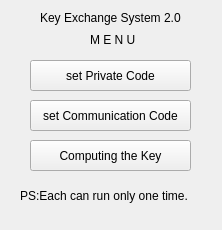
<?xml version="1.0" encoding="UTF-8"?>
<ui version="4.0">
 <class>MainWindow</class>
 <widget class="QMainWindow" name="MainWindow">
  <property name="geometry">
   <rect>
    <x>0</x>
    <y>0</y>
    <width>222</width>
    <height>230</height>
   </rect>
  </property>
  <property name="windowTitle">
   <string>Key Exchange System 2.0</string>
  </property>
  <widget class="QWidget" name="centralWidget">
   <widget class="QPushButton" name="pushButton">
    <property name="geometry">
     <rect>
      <x>30</x>
      <y>60</y>
      <width>161</width>
      <height>31</height>
     </rect>
    </property>
    <property name="text">
     <string>set Private Code</string>
    </property>
   </widget>
   <widget class="QPushButton" name="pushButton_5">
    <property name="geometry">
     <rect>
      <x>30</x>
      <y>100</y>
      <width>161</width>
      <height>31</height>
     </rect>
    </property>
    <property name="text">
     <string>set Communication Code</string>
    </property>
   </widget>
   <widget class="QPushButton" name="pushButton_6">
    <property name="geometry">
     <rect>
      <x>30</x>
      <y>140</y>
      <width>161</width>
      <height>31</height>
     </rect>
    </property>
    <property name="text">
     <string>Computing the Key</string>
    </property>
   </widget>
   <widget class="QLabel" name="label">
    <property name="geometry">
     <rect>
      <x>90</x>
      <y>30</y>
      <width>51</width>
      <height>20</height>
     </rect>
    </property>
    <property name="text">
     <string>M E N U</string>
    </property>
   </widget>
   <widget class="QLabel" name="label_2">
    <property name="geometry">
     <rect>
      <x>40</x>
      <y>10</y>
      <width>141</width>
      <height>16</height>
     </rect>
    </property>
    <property name="text">
     <string>Key Exchange System 2.0</string>
    </property>
   </widget>
   <widget class="QLabel" name="label_3">
    <property name="geometry">
     <rect>
      <x>20</x>
      <y>180</y>
      <width>181</width>
      <height>31</height>
     </rect>
    </property>
    <property name="text">
     <string>PS:Each can run only one time.</string>
    </property>
   </widget>
  </widget>
 </widget>
 <layoutdefault spacing="6" margin="11"/>
 <resources/>
 <connections/>
</ui>
